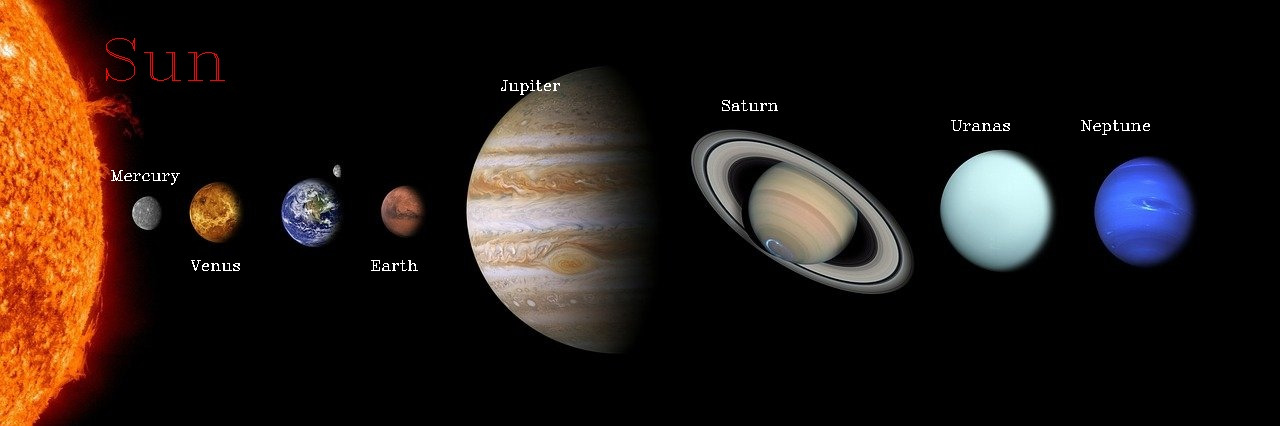
#> input picture C-116/solar-system.jpg, 1280 x 426 px
$ python solar_planets.py
#> lines starting #> are read from the running program, lines starting #| are printed output that depends on the picture; after the words box and inside, x2 and y2 are one past the last pixel; in counts of white or black regions, pixels touching at a corner belong together
import cv2
img=cv2.imread("solar-system.jpg")
#> img is the input picture: shape (426, 1280, 3); mean B, G, R 21.3, 26.5, 37.3

cv2.putText(img,"Sun",(100,80),cv2.FONT_HERSHEY_COMPLEX,2,(0,0,255))
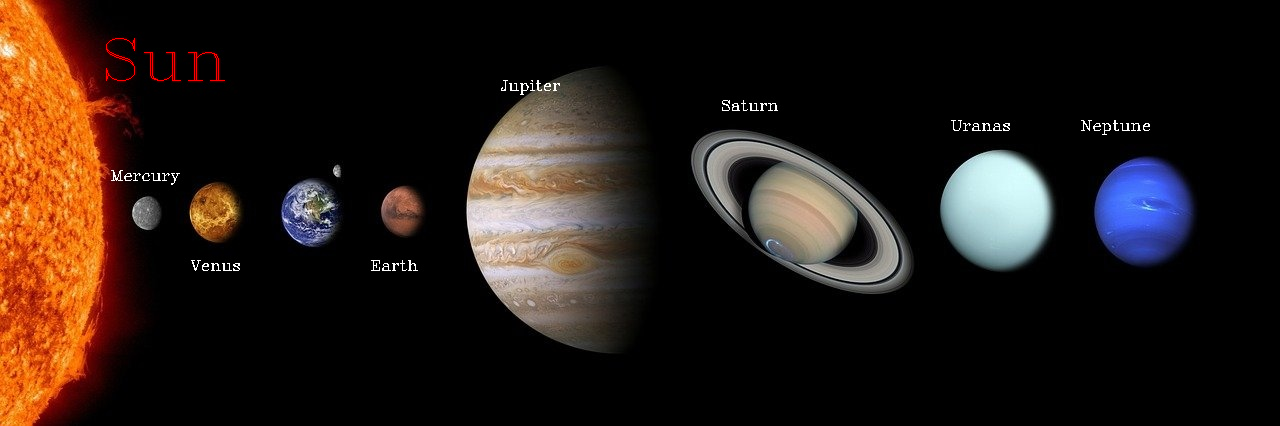
#> img: shape (426, 1280, 3); 0.09% of pixels changed, all inside (x1, y1, x2, y2) = (106, 38, 225, 81)

cv2.putText(img,"Mercury",(110,180),cv2.FONT_HERSHEY_COMPLEX,0.5,(255,255,255))
#> img: shape (426, 1280, 3); 0.03% of pixels changed, all inside (x1, y1, x2, y2) = (111, 170, 180, 185)

cv2.putText(img,"Venus",(190,270),cv2.FONT_HERSHEY_COMPLEX,0.5,(255,255,255))
#> img: shape (426, 1280, 3); mean B, G, R 21.2, 26.4, 37.4

cv2.putText(img,"Earth",(370,270),cv2.FONT_HERSHEY_COMPLEX,0.5,(255,255,255))
#> img: shape (426, 1280, 3); mean B, G, R 21.2, 26.4, 37.4

cv2.putText(img,"Jupiter",(500,90),cv2.FONT_HERSHEY_COMPLEX,0.5,(255,255,255))
#> img: shape (426, 1280, 3); mean B, G, R 21.2, 26.4, 37.4

cv2.putText(img,"Saturn",(720,110),cv2.FONT_HERSHEY_COMPLEX,0.5,(255,255,255))
#> img: shape (426, 1280, 3); mean B, G, R 21.2, 26.4, 37.4

cv2.putText(img,"Uranas",(950,130),cv2.FONT_HERSHEY_COMPLEX,0.5,(255,255,255))
#> img: shape (426, 1280, 3); mean B, G, R 21.2, 26.4, 37.4

cv2.putText(img,"Neptune",(1080,130),cv2.FONT_HERSHEY_COMPLEX,0.5,(255,255,255))
#> img: shape (426, 1280, 3); mean B, G, R 21.2, 26.4, 37.4

cv2.imshow("output",img)
cv2.waitKey(0)
cv2.imwrite("solar-system.jpg",img)
